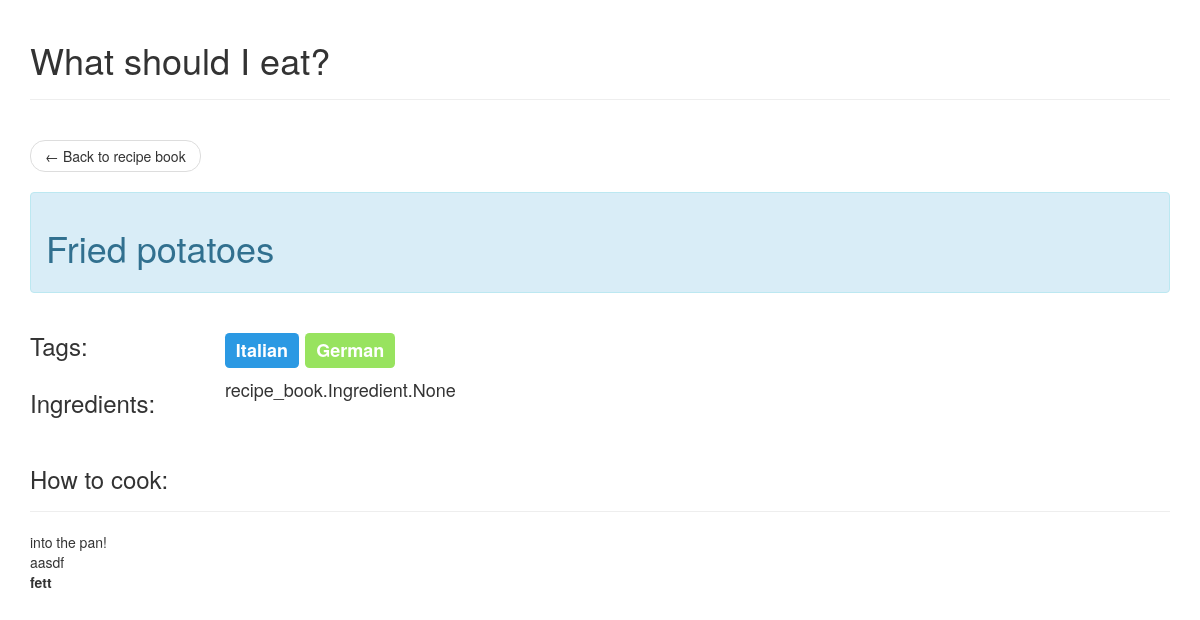
The app's page /recipe-book/1/ with its own data.
### recipe_book/models.py (models this page shows, shortened)
class Recipe(models.Model):
    name = models.CharField(max_length=200)
    ingredients = models.CharField(max_length=400)
    description = models.TextField()
    cooked_last = models.DateField("cooked last on")
    priority = models.PositiveIntegerField(default=0)
    tags = models.ManyToManyField(Tag)
    ingredients = models.ManyToManyField(
        Ingredient,
        through="IngredientAmount"
    )

class Tag(models.Model):
    name = models.CharField(max_length=80)
    color = ColorField(default="#2f9de3")

### recipe_book/views.py (the view)
# urls.py: url(r'^(?P<recipe_id>[0-9]+)/$', views.detail, name='detail'),
def detail(request, recipe_id):
    recipe = get_object_or_404(Recipe, pk=recipe_id)
    return render(request, 'recipe_book/detail.html', {'recipe': recipe})

### recipe_book/templates/recipe_book/detail.html (shortened to what this page needs)
{% extends "what_should_i_eat/base.html" %}
{% load compile_static %}
{% load staticfiles %}
{% block head %}
    {{ block.super }}
    <link href="{% static 'recipe_book/css/detail.sass'|compile %}" rel="stylesheet" type="text/css" />
{% endblock %}
{% block nav %}
    <ul class="pager">
        <li class="previous">
            <a class="btn btn-default" href="{% url 'recipe_book:index' %}" role="button">
                <span aria-hidden="true">&larr;</span>
                Back to recipe book
            </a>
        </li>
    </ul>
{% endblock %}
{% block content %}
    {% if recipe %}
        <div class="recipe">
            <div class="alert alert-info recipe_name">
                <h1>
                    {{ recipe.name }}
                </h1>
            </div>
            <div class="row">
                <div class="col col-xs-2">
                    <h3>Tags:</h3>
                </div>
                <div class="col col-xs-10">
                    <h3>
                        {% for tag in recipe.tags.all %}
                            {% include "recipe_book/tag.html" %}
                        {% endfor %}
                    </h3>
                </div>
            </div>
            <div class="row">
                <div class="col col-xs-2">
                    <h3>Ingredients:</h3>
                </div>
                <div class="col col-xs-10">
                    <h4 class="text">
                        {{ recipe.ingredients }}
                    </h4>
                </div>
            </div>
            <div>
                <div class="page-header">
                    <h3>How to cook:</h3>
                </div>
                <div class="description">
                    {% autoescape off %}
                        {{ recipe.description }}
                    {% endautoescape %}
                </div>
            </div>
        {% else %}
            You don't have any recipes yet. Go the the <a href="{% url 'recipe_book:index' %}">Recipe Book</a> and add some.
        {% endif %}
    </div>
{% endblock %}

### recipe_book/templates/recipe_book/tag.html
<span class="label tag" style="background-color: {{tag.color}};" data-id="{{tag.id}}">{{tag.name}}</span>

### records on screen
Recipe: name "Fried potatoes", ingredients "recipe_book.Ingredient.None", description "into the pan! aasdf fett"
Tag: name "Italian"
Tag: name "German"
